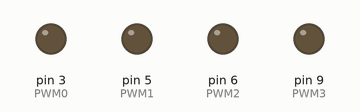
This sketch was run on a simulated Arduino Uno, built with avr-gcc and run on an emulated ATmega328P. Parts: output pins drawn as LEDs (lit = HIGH).

Above: at 0.05 s.
At 0.8 s:
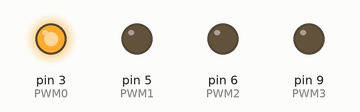
At 1.6 s:
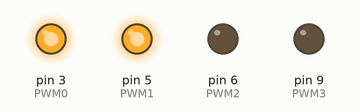
At 3.1 s:
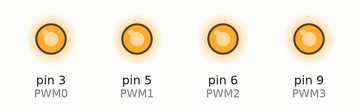
At 4.6 s:
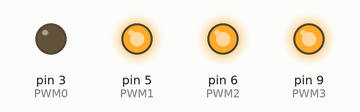
At 6.15 s:
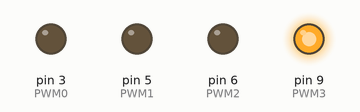
Timing chart, 0 to 9.0 s (numbered marks = the images above):
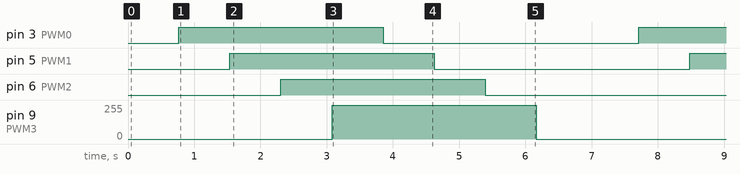

The sketch:

arduino_test_pwm.ino
```cpp
// test PWM leds on D3 D5 D6 D9
// program for arduino uno
#define PWM0 3
#define PWM1 5
#define PWM2 6
#define PWM3 9

// the setup routine runs once when you press reset:
void setup() {
  // initialize the digital pin as an output.
  pinMode(PWM0, OUTPUT);
  pinMode(PWM1, OUTPUT);
  pinMode(PWM2, OUTPUT);
  pinMode(PWM3, OUTPUT);
}

// the loop routine runs over and over again forever:
void loop() {
  for(int i=0; i<=255; i++){
    analogWrite(PWM0, i);
    delay(3);
  }
  for(int i=0; i<=255; i++){
    analogWrite(PWM1, i);
    delay(3);
  }
  for(int i=0; i<=255; i++){
    analogWrite(PWM2, i);
    delay(3);
  }
  for(int i=0; i<=255; i++){
    analogWrite(PWM3, i);
    delay(3);
  }
  for(int i=255; i>=0; i--){
    analogWrite(PWM0, i);
    delay(3);
  }
  for(int i=255; i>=0; i--){
    analogWrite(PWM1, i);
    delay(3);
  }
  for(int i=255; i>=0; i--){
    analogWrite(PWM2, i);
    delay(3);
  }
  for(int i=255; i>=0; i--){
    analogWrite(PWM3, i);
    delay(3);
  }
  for(int i=0; i<=255; i++){
    analogWrite(PWM0, 0);
    analogWrite(PWM1, 0);
    analogWrite(PWM2, 0);
    analogWrite(PWM3, 0);
    delay(3);
  }

}
```

Measured:
- by itself, pin 3 (PWM0), pin 5 (PWM1), pin 6 (PWM2): alternates HIGH for 3.1 s and LOW for 3.9 s
- by itself, pin 9 (PWM3): alternates 255/255 for 3.1 s and 0/255 for 3.9 s
